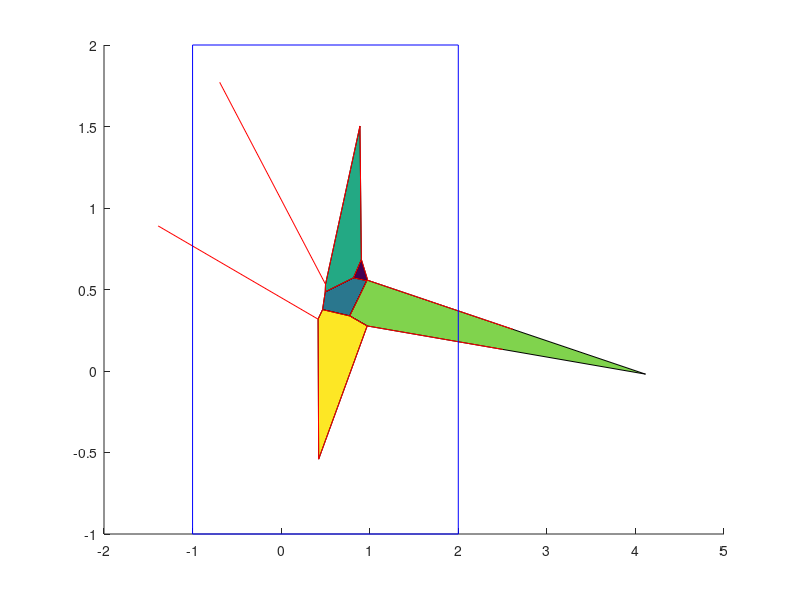

This chart was generated by the following MATLAB code: (Note: this script raises an error after producing the figure.)
%% Voronoi Diagram with Color
% This code uses |voronoin| and |patch| to
% fill the bounded cells of the same Voronoi diagram with color.

% Copyright 2015 The MathWorks, Inc.
clc;clear all;clf;
x = gallery('uniformdata',[10 2],4);
[v,c] = voronoin(x); 
count=1;
for i = 1:length(c) 
if all(c{i}~=1)   % If at least one of the indices is 1, 
                  % then it is an open region and we can't 
                  % patch that.
patch(v(c{i},1),v(c{i},2),i); % use color i.
bounded(count).edge=[v(c{i},1),v(c{i},2)];
count=count+1;
end
end
%% find unbound region
hold on
[vx,vy] = voronoi(x(:,1),x(:,2));
plot(vx,vy,'-r')
count=1;
for ii = 1:length(c) 
if any(c{ii}==1) 
    unbounded(count).edge=[v(c{ii},1),v(c{ii},2)];
    count=count+1;
end
end
%% draw bounded box 
bound=[-1,-1,3,3];
drawRect(bound)

%% 
for aa=1:length(unbounded)
aaEdge=unbounded(aa).edge;
ind=find(aaEdge==inf,1);
if(ind<size(aaEdge,1))
   FstPoint=aaEdge(ind-1,:);
   SndPoint=aaEdge(ind+1,:);
else
   FstPoint=aaEdge(ind-1,:);
   SndPoint=aaEdge(1,:);
end
   drawPoint(FstPoint)
%    find nearest intersect point
   drawPoint(SndPoint)
%    find nearest intersect point

% find nearest box corner p w.r.t min(dist(first,p)+dist(second,p))

% create matrix
% sect=[fistIntesect;corner;secIntersect];
end
